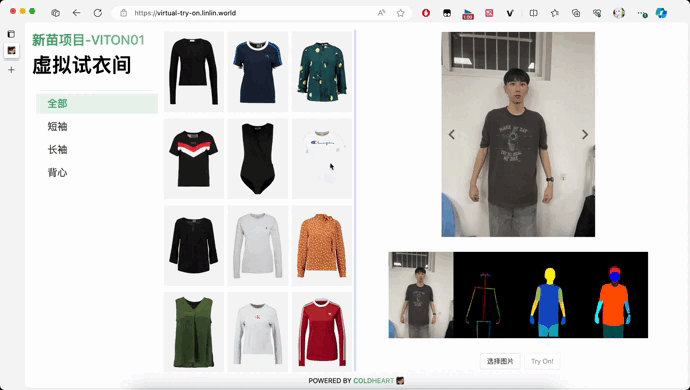
#> input picture example.gif, 690 x 390 px; its folder holds only this picture in this run
$ python all.py -p ../../../example.gif
#> lines starting #> are read from the running program, lines starting #| are printed output that depends on the picture
import os, sys
import cv2
from PIL import Image
import numpy as np
import glob
import warnings
import argparse


def print_line(msg):
    print("\033[32m-------------------------------------------\033[0m")
    print("\033[32m%s\033[0m" % msg)


if __name__ == "__main__":
    parser = argparse.ArgumentParser()
    parser.add_argument(
        "--person_image",
        "-p",
        type=str,
        default="/home/belizabeth/zjk/DCI-VTON-Virtual-Try-On/input_images/man8.jpg",
        help="origin person image path",
    )
    parser.add_argument(
        "--openpose_dir",
        type=str,
        default="/home/belizabeth/zjk/openpose-master/build/examples/openpose",
        help="openpose project build dir",
    )
    parser.add_argument(
        "--densepose_dir",
        type=str,
        default="/home/belizabeth/zjk/TryYours-Virtual-Try-On",
        help="densepose project dir",
    )
    parser.add_argument(
        "--humanparsing_dir",
        type=str,
        default="/home/belizabeth/zjk/TryYours-Virtual-Try-On/Graphonomy-master",
        help="humanparsing_dir project dir",
    )
    parser.add_argument(
        "--clothes_dir",
        type=str,
        default="/home/belizabeth/zjk/VITONHD_dataset/test",
        help="clothes image dir",
    )
    parser.add_argument(
        "--preprocessed_dir",
        type=str,
        default="./preprocessed_dir",
        help="preprocessed dir, include resized image, openpose, densepose, seg, warped clothes",
    )
    parser.add_argument(
        "--warpmodel_dir",
        type=str,
        default="/home/belizabeth/zjk/DCI-VTON-Virtual-Try-On/PF-AFN/PF-AFN_test",
        help="warpmodel",
    )
    # ------------------ Parse arguments and make dirs -----------------------------
    opt = parser.parse_args()
    cur_work_dir = os.getcwd()
    opt.preprocessed_dir = os.path.abspath(opt.preprocessed_dir)
    os.makedirs(name=opt.preprocessed_dir, exist_ok=True)
    cur_persson_file_name = os.path.basename(opt.person_image).split(".")[0]
    cur_persson_file_dir = os.path.join(opt.preprocessed_dir, cur_persson_file_name)
    preprocessed_dir_list = [
        "image",
        "openpose_img",
        "openpose_json",
        "densepose",
        "seg",
        "warped_clothes",
        "warped_mask",
    ]
    preprocessed_dir_dict = {}
    for i in range(0, len(preprocessed_dir_list)):
        path = os.path.join(cur_persson_file_dir, preprocessed_dir_list[i])
        os.makedirs(path, exist_ok=True)
        # print("makedir: %s" % path)
        preprocessed_dir_dict[preprocessed_dir_list[i]] = path

    # Read input image
    print("\033[32mLoad image from: \033[0m%s" % opt.person_image)
    img = cv2.imread(opt.person_image)
#> img is the input picture: shape (390, 690, 3); mean B, G, R 201.7, 202.5, 204.7

    # -------------------------- Resize input image -------------------------------------------
    img_resized = cv2.resize(img, (384, 512), interpolation=cv2.INTER_AREA)
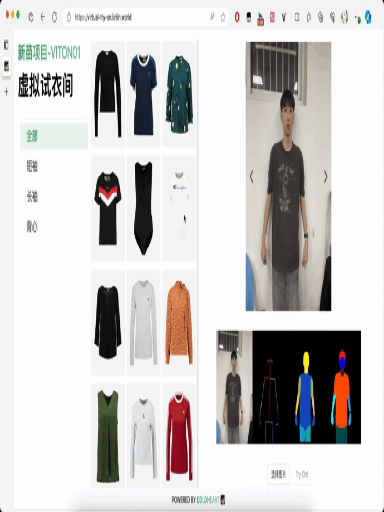
#> img_resized: shape (512, 384, 3); mean B, G, R 201.7, 202.5, 204.7
    resized_person_image_path = os.path.join(
        preprocessed_dir_dict["image"], cur_persson_file_name + ".jpg"
    )
    cv2.imwrite(resized_person_image_path, img_resized, [cv2.IMWRITE_JPEG_QUALITY,100])
    print(
        "\033[32mResized person image saved at: \033[0m%s"
        % os.path.join(resized_person_image_path)
    )

    # ----------------------------Get openpose coordinate using posenet ---------------------------------
    print_line("Get openpose coordinate (rendered image and json file)")

    os.chdir(opt.openpose_dir)
    terminnal_command = (
        "./openpose.bin --model_pose BODY_25 --write_coco_json_variants 1 \
            --model_folder /home/belizabeth/zjk/openpose-master/models --display 0 --hand --disable_blending\
            --image_dir %s \
            --write_json %s \
            --write_images %s"
        % (
            preprocessed_dir_dict["image"],
            preprocessed_dir_dict["openpose_json"],
            preprocessed_dir_dict["openpose_img"],
        )
    )
    os.system(terminnal_command)
    print_line("")

    # Get parsing
    print("\033[32mGetting parsing at%s\033[0m" % opt.humanparsing_dir)
    os.chdir(opt.humanparsing_dir)
    terminnal_command = (
        "python exp/inference/inference.py \
        --loadmodel ./inference.pth \
        --img_path %s --output_path %s --output_name %s"
        % (
            resized_person_image_path,
            preprocessed_dir_dict["seg"],
            cur_persson_file_name,
        )
    )
    os.system(terminnal_command)

    # ------------------------------------------ Get densepose -----------------------------------
    print_line("Getting densepose at%s" % opt.densepose_dir)

    os.chdir(opt.densepose_dir)
    os.environ["MKL_THREADING_LAYER"] = "GNU"
    # os.system("export MKL_SERVICE_FORCE_INTEL=1")
    terminnal_command = (
        "python detectron2/projects/DensePose/apply_net.py \
        dump \
        detectron2/projects/DensePose/configs/densepose_rcnn_R_50_FPN_s1x.yaml \
        https://dl.fbaipublicfiles.com/densepose/densepose_rcnn_R_50_FPN_s1x/165712039/model_final_162be9.pkl \
        %s \
        --output output.pkl -v"
        % resized_person_image_path
    )
    # print(terminnal_command)

    os.system(terminnal_command)
    terminnal_command = "python get_densepose.py -p %s -s %s" % (
        resized_person_image_path,
        os.path.join(
            preprocessed_dir_dict["densepose"], os.path.basename(opt.person_image)
        ),
    )
    os.system(terminnal_command)

    # ---------------------------------------- Warp clothes ------------------------------------------------
    print_line("Warp clothes at%s" % opt.warpmodel_dir)
    os.chdir(opt.warpmodel_dir)
    terminnal_command = (
        "python -u eval_PBAFN_viton.py --name=%s \
    --resize_or_crop=none --batchSize=1 --gpu_ids=0 \
    --warp_checkpoint=/home/belizabeth/zjk/DCI-VTON-Virtual-Try-On/checkpoints/warp_viton.pth \
    --label_nc=13 --fineSize=512 --unpaired\
    --dataroot=%s \
    --preprocessed_dir=%s \
    --saved_path=%s"
        % (
            cur_persson_file_name,
            opt.clothes_dir,
            cur_persson_file_dir,
            preprocessed_dir_dict["warped_clothes"],
        )
    )
    os.system(terminnal_command)

    # ------------------------------------- try on -----------------------------------------------
    res_dir = os.path.join(cur_work_dir, "results", cur_persson_file_name)
    os.makedirs(res_dir, exist_ok=True)
    os.chdir(cur_work_dir)
    terminnal_command = (
        "python test.py --plms --gpu_id 0 \
        --ddim_steps 100 \
        --person_name %s \
        --outdir %s \
        --config configs/viton512.yaml \
        --dataroot %s \
        --preprocessed_dir %s \
        --ckpt /home/belizabeth/zjk/DCI-VTON-Virtual-Try-On/checkpoints/viton512.ckpt \
        --n_samples 1 \
        --seed 23 \
        --scale 1 \
        --H 512 \
        --W 512 \
        --unpaired"
        % (cur_persson_file_name, res_dir, opt.clothes_dir, cur_persson_file_dir)
    )
    os.system(terminnal_command)


$ run again, on site.png
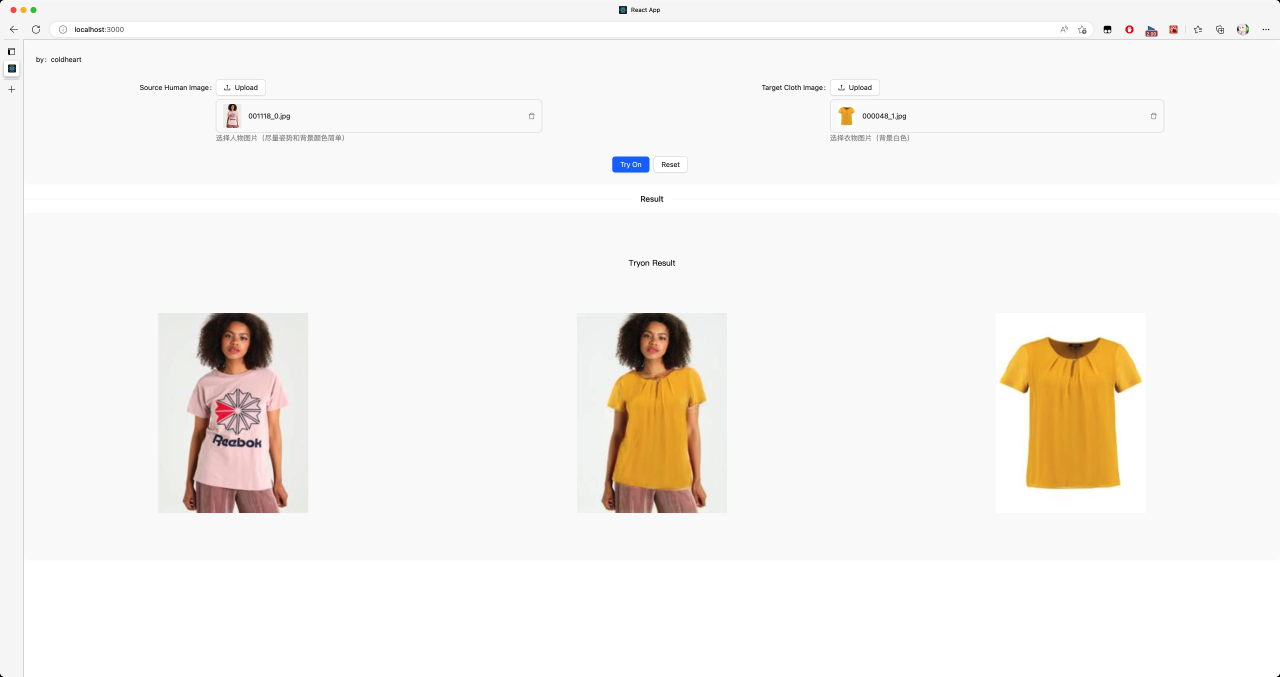
#> input picture site.png, 5120 x 2708 px (shown at 1/4 size)
#> img is the input picture: shape (2708, 5120, 3); mean B, G, R 239.5, 242.9, 245.8
#> `img_resized = cv2.resize(img, (384, 512), interpolation=cv2.INTER_AREA)`:
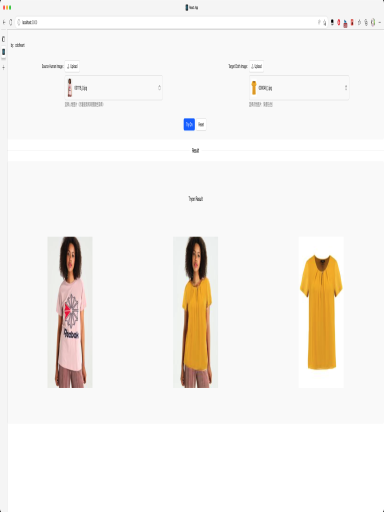
#> img_resized: shape (512, 384, 3); mean B, G, R 239.5, 242.9, 245.8
